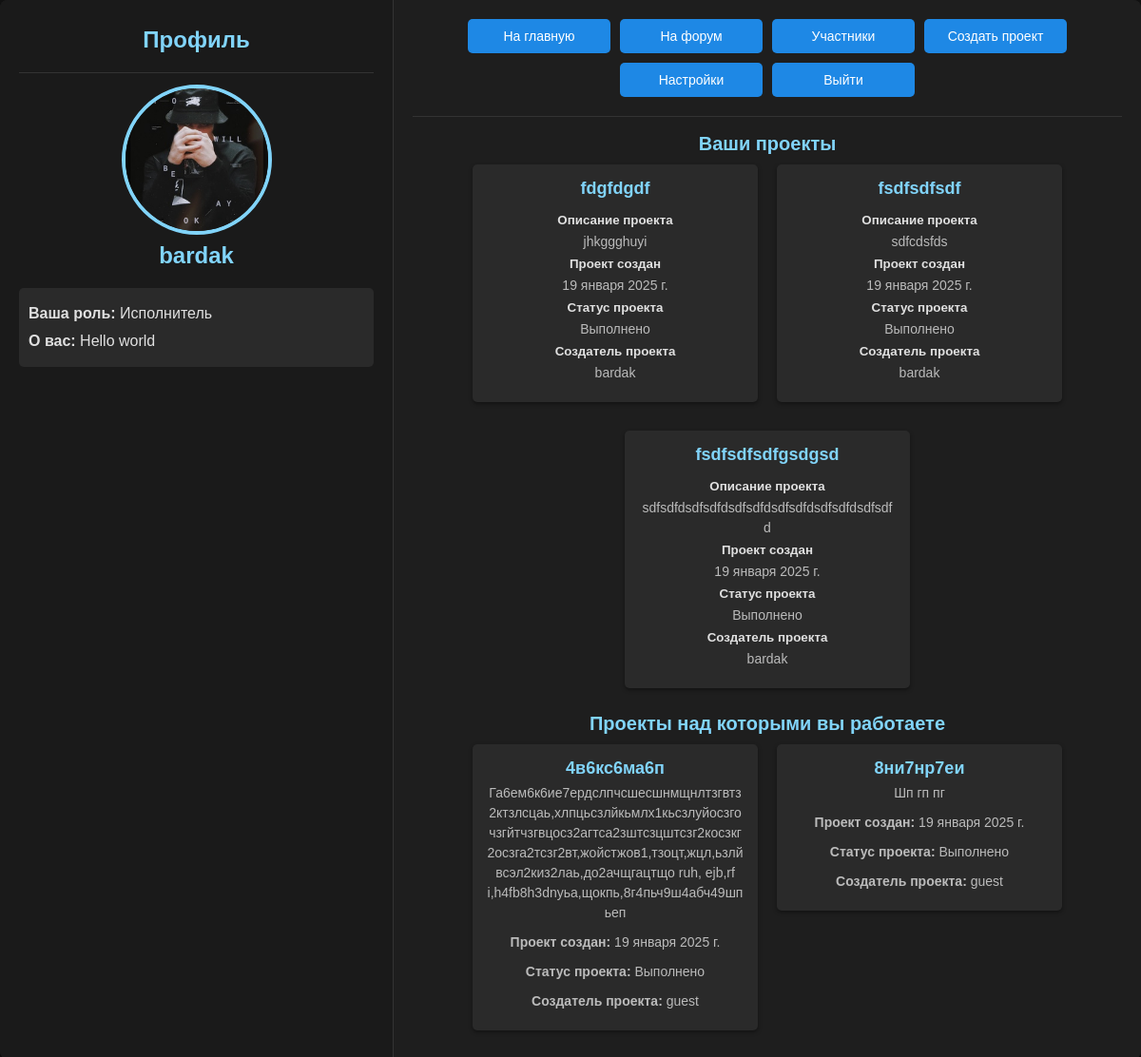
/profile/ (signed in), run on the app's committed database.
### scp/models.py (models this page shows, shortened)
class Profile(models.Model):
    puser = models.OneToOneField(User, on_delete=models.CASCADE, related_name='profile', unique=True)
    bio = models.TextField(blank=True, null=True)
    avatar = models.ImageField(upload_to='./profile_avatars/', blank=True, null=True)
    role = models.CharField(max_length=50, blank=True, choices=Role.ROLE_CHOICES, default='Исполнитель')
    account = models.BooleanField(default=False)  # Это поле отвечает за статус пользователя
    status = models.CharField(max_length=50, choices=Status.BLACKLIST_CHOICES, default='Не заблокирован')

class Project(models.Model):
    title = models.CharField(max_length=100, verbose_name='Название проекта')
    description = models.TextField(verbose_name='Описание проекта')
    code = models.TextField(verbose_name="Код",blank=True, null=True)
    language = models.CharField(max_length=50, choices=Language.LANGUAGE_CHOICES, verbose_name='Язык программирования',default='Не указан')
    status = models.CharField(max_length=50,choices=Status.STATUS_CHOICES, verbose_name="Статус",default='Ожидает')
    owner = models.ForeignKey(User, on_delete=models.CASCADE,related_name='p_owner')
    participants = models.ManyToManyField(User, blank=True, related_name='p_participants')
    created_at = models.DateField(auto_now_add=True)
    complexity = models.CharField(max_length=100 ,choices=Status.PRIORITY_CHOICES, verbose_name="Сложность", default='Не указан')

### scp/views.py (the view)
# urls.py: path('profile/', views.profile, name='profile'), # Профиль
@login_required
def profile(request):
    profiles = get_object_or_404(Profile, puser = request.user)
    projects = Project.objects.filter(owner = request.user)
    memberprojects = Project.objects.filter(participants = request.user)
    return render(request, 'scp/profile.html', {'profile':profiles, 'projects':projects, "memberprojects":memberprojects})

### scp/templates/scp/profile.html (shortened to what this page needs)
{% load static %}
<!DOCTYPE html>
<html lang="ru">
<head>
    <link href="{% static 'scp/css/profile.css' %}" rel="stylesheet"/>
</head>
<body>
    <div class="container">
        <div class="left-container">
            <h1>Профиль</h1>
            <hr>
            {% if user.profile.avatar %}
                <div class="avatar-container">
                    <img src="{{ profile.avatar.url }}" alt="Profile Image" class="avatar"/>
                </div>
            {% else %}
                <p class="no-avatar">Нет загруженной аватарки.</p>
            {% endif %}
            <h1>{{ profile.puser }}</h1>
                <div class="profile-info">
                        <p><strong>Ваша роль:</strong> {{ profile.role }}</p>
                    {% if profile.bio %}
                        <p><strong>О вас:</strong> {{ profile.bio }}</p>
                    {% else %}
                        <p><strong>О вас:</strong> Данные не указаны</p>
                    {% endif %}
                </div>
        </div>
        <div class="right-container">
            <div class="button-form">
                <form method="post" action="{% url 'home' %}">
                    <button type="submit">На главную</button>
                </form>
                <form method="post" action="{% url 'forum' %}">
                    <button type="submit">На форум</button>
                </form>
                {% if profile.role == "Администратор" %}
                    <form method="post" action="{% url 'profiles'%}">
                        {% csrf_token %}
                        <button type="submit">Aдминка</button>
                    </form>
                {% else %}
                    <form method="post" action="{% url 'profiles' %}">
                        <button type="submit">Участники</button>
                    </form>
                {% endif %}
                <form method="post" action="{% url 'add_project' %}">
                    <button type="submit">Создать проект</button>
                </form>
                <form method="get" action="{% url 'profile_settings' %}">
                    <button type="submit">Настройки</button>
                </form>
                <form method="post" action="{% url 'logout_view' %}">
                    <button type="submit">Выйти</button>
                </form>
            </div>
            <hr>
            <div class="title-project">
                <h2>Ваши проекты</h2>
            </div>
            <div class="projects-container">
                {% for project in projects %}
                    <form method="post" action="{% url 'info_project' project.id %}">
                        <button type="submit" class="project-btn">
                            <h3>{{ project.title }}</h3><br>
                            <strong>Описание проекта</strong>
                            <p>{{ project.description }}</p>
                            <strong>Проект создан</strong>
                            <p>{{ project.created_at }}</p>
                            <strong>Статус проекта</strong>
                            <p>{{ project.status }}</p>
                            <strong>Создатель проекта</strong>
                            <p>{{ project.owner }}</p>
                        </button>
                    </form>
                {% empty %}
                    <p class="empty">Проекты отсутствуют</p>
                {% endfor %}
            </div>
            <div class="title-project">
                <h2>Проекты над которыми вы работаете</h2>
            </div>
            <div class="projects-container">
                {% for memberproject in memberprojects %}
                    <form method="post" action="{% url 'info_project' memberproject.id %}">
                        <button type="submit" class="project-btn">
                            <h3>{{ memberproject.title }}</h3>
                            <p>{{ memberproject.description }}</p>
                            <p><strong>Проект создан:</strong> {{ memberproject.created_at }}</p>
                            <p><strong>Статус проекта:</strong> {{ memberproject.status }}</p>
                            <p><strong>Создатель проекта:</strong> {{ memberproject.owner }}</p>
                        </button>
                    </form>
                {% empty %}
                    <p class="empty">Проекты отсутствуют</p>
                {% endfor %}
            </div>
        </div>
    </div>
</body>
</html>

### scp/static/scp/css/profile.css (style rules this page uses)
body { margin: 0; font-family: Arial, sans-serif; background-color: #121212; color: #e0e0e0; display: flex; flex-direction: column; height: 100vh; padding: 0; overflow-x: hidden; }
.container { display: flex; flex: 1; width: 100%; background: #1e1e1e; box-shadow: 0 4px 8px rgba(0, 0, 0, 0.4); border-radius: 8px; overflow: hidden; margin: 0 auto; box-sizing: border-box; }
.left-container { flex: 1; padding: 20px; background: #1a1a1a; border-right: 1px solid #333; overflow-y: auto; }
.right-container { flex: 2; padding: 20px; background: #1e1e1e; overflow-y: auto; }
h1 { font-size: 24px; margin-top: 8px; margin-bottom: 20px; color: #81d4fa; text-align: center; }
h2 { text-align: center; font-size: 20px; color: #81d4fa; margin-bottom: 10px; }
p { margin: 8px 0; line-height: 1.5; color: #e0e0e0; }
.avatar-container { width: 150px; height: 150px; border-radius: 50%; overflow: hidden; border: 4px solid #81d4fa; display: flex; justify-content: center; align-items: center; margin: 0 auto; }
.avatar { width: 100%; height: 100%; object-fit: cover; }
.profile-info { margin-top: 20px; background: #2a2a2a; padding: 10px; border-radius: 5px; }
.profile-info p { margin: 5px 0; color: #e0e0e0; }
.button-form { display: flex; flex-wrap: wrap; gap: 10px; justify-content: center; margin-bottom: 20px; }
.button-form button { flex: 0 1 auto; padding: 10px 15px; border: none; border-radius: 5px; background-color: #1e88e5; color: white; cursor: pointer; font-size: 14px; transition: background 0.3s; min-width: 150px; max-width: 200px; }
hr { margin: 12px 0; border: none; border-top: 1px solid #333; }
.projects-container { display: flex; flex-wrap: wrap; gap: 20px; justify-content: center; }
.project-btn { display: grid; flex-wrap: wrap; width: 300px; text-align: center; background: #2a2a2a; padding: 15px; border: none; border-radius: 5px; box-shadow: 0 2px 4px rgba(0, 0, 0, 0.4); transition: background 0.3s; color: #e0e0e0; cursor: pointer; margin-bottom: 10px; }
.project-btn h3 { margin: 0; font-size: 18px; color: #81d4fa; }
.project-btn p { margin: 5px 0; font-size: 14px; color: #bbbbbb; overflow: hidden; word-wrap: break-word; }

### data on the page
Profile: avatar (picture), puser "bardak", role "Исполнитель", bio "Hello world"
Project: title "fdgfdgdf", description "jhkggghuyi", created_at "19 января 2025 г.", status "Выполнено", owner "bardak"
Project: title "fsdfsdfsdf", description "sdfcdsfds", created_at "19 января 2025 г.", status "Выполнено", owner "bardak"
Project: title "fsdfsdfsdfgsdgsd", description "sdfsdfdsdfsdfdsdfsdfdsdfsdfdsdfsdfdsdfsdfd", created_at "19 января 2025 г.", status "Выполнено", owner "bardak"
Project: title "4в6кс6ма6п", description "Га6ем6к6ие7ердслпчсшесшнмщнлтзгвтз2ктзлсцаь,хлпцьсзлйкьмлх1кьсзлуйосзгочзгйтчзгвцосз2агтса2зштсзцштсзг2косзкг2осзга2тсзг2вт,жойстжов1,тзоцт,жцл,ьзлйвсэл2киз2лаь,до2ачщгацтщо ruh, ejb,rf i,h4fb8h3dnуьа,щокпь,8г4пьч9ш4абч49шпьеп", created_at "19 января 2025 г.", status "Выполнено", owner "guest"
Project: title "8ни7нр7еи", description "Шп гп пг", created_at "19 января 2025 г.", status "Выполнено", owner "guest"
